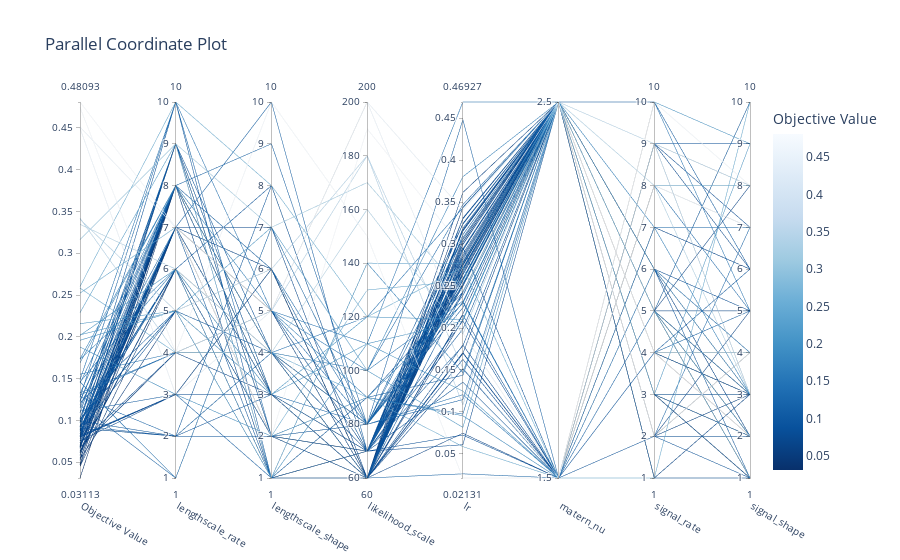

Source (notebook cell):
### Code cell
plot_parallel_coordinate(study)
